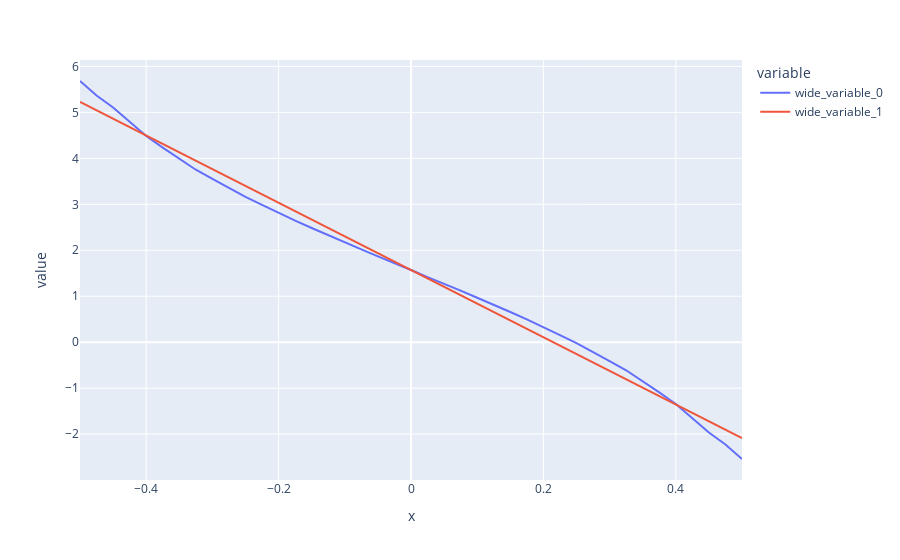
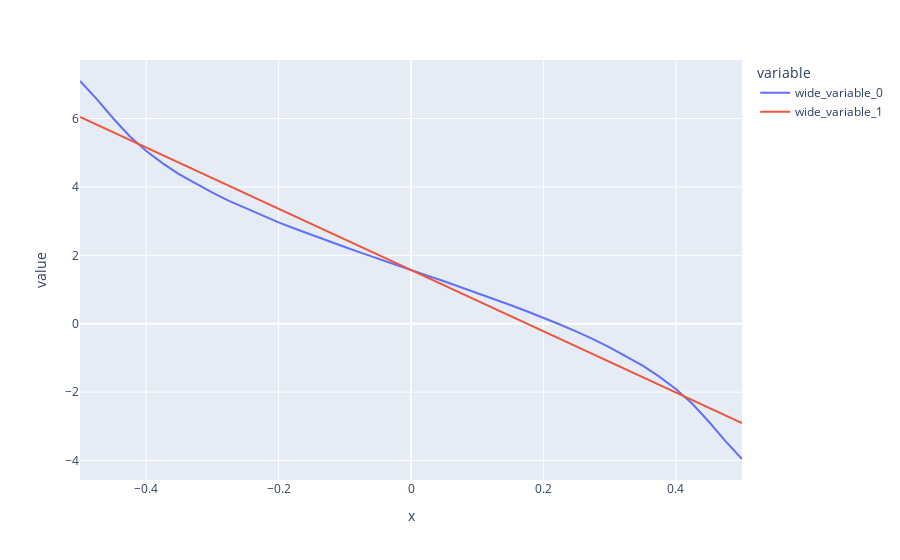

Write notebook code for charts like these, in order.
### Markdown cell above
# Finding the best refocusing setting

### Code cell
pos2 = df_analysis.loc[df_analysis['slice_status']=='in']['Position (mm)']
phase2 = df_analysis.loc[df_analysis['slice_status']=='in']['Phase (rad)']
p2=np.polyfit(pos2,phase2,1)
fig_p = px.line(x=pos2, y=[phase2, p2[0]*np.array(pos2)+p2[1]])
fig_p.show()

phf_s_oc=-p2[0]/(gamma*g_init*1e-3)
print('phase factor oc', phf_s_oc/global_parameters.T_s)


pos = df_slr.loc[df_slr['slice_status']=='in']['Position (mm)']
phase = df_slr.loc[df_slr['slice_status']=='in']['Phase (rad)']

#print(phase)
p=np.polyfit(pos,phase,1)
fig_p = px.line(x=pos, y=[phase, p[0]*np.array(pos)+p[1]])
fig_p.show()

phf_s=-p[0]/(gamma*g_init*1e-3)
print('phase factor slr', phf_s/global_parameters.T_s)

name='pulse_min_peak_T2_inf_signal_in_TBP_'+str(TBP)+'_refoc_f_'+str(round(phf_s_oc/global_parameters.T_s,3))+'_OC'
Bruker.exportBruker(optimized_control_fields,TBP,round(phf_s_oc/global_parameters.T_s,3),gamma,'exc',sol_folder,name)
Analysis.disp_rfAnalysis(optimized_control_fields,global_parameters,sol_folder,name)

### Figure 1 — Plotly figure (JSON) as saved in the notebook; plotly's stock layout.template omitted (floating-point values rounded to 4 significant figures)
{"data": [{"hovertemplate": "variable=wide_variable_0<br>x=%{x}<br>value=%{y}<extra></extra>", "legendgroup": "wide_variable_0", "line": {"color": "#636efa", "dash": "solid"}, "marker": {"symbol": "circle"}, "mode": "lines", "name": "wide_variable_0", "orientation": "v", "showlegend": true, "type": "scatter", "x": [-0.5, -0.475, -0.45, -0.425, -0.4, -0.375, -0.35, -0.325, -0.3, -0.275, -0.25, -0.225, -0.2, -0.175, -0.15, -0.125, -0.1, -0.075, -0.05, -0.025, 0, 0.025, 0.05, 0.075, 0.1, 0.125, 0.15, 0.175, 0.2, 0.225, 0.25, 0.275, 0.3, 0.325, 0.35, 0.375, 0.4, 0.425, 0.45, 0.475, 0.5], "xaxis": "x", "y": [5.682, 5.368, 5.107, 4.787, 4.484, 4.234, 3.985, 3.752, 3.551, 3.35, 3.16, 2.986, 2.81, 2.645, 2.485, 2.325, 2.175, 2.02, 1.866, 1.724, 1.571, 1.418, 1.275, 1.121, 0.9664, 0.8167, 0.6567, 0.4966, 0.3314, 0.1559, -0.01871, -0.2086, -0.4093, -0.6108, -0.8438, -1.093, -1.343, -1.646, -1.965, -2.226, -2.541], "yaxis": "y"}, {"hovertemplate": "variable=wide_variable_1<br>x=%{x}<br>value=%{y}<extra></extra>", "legendgroup": "wide_variable_1", "line": {"color": "#EF553B", "dash": "solid"}, "marker": {"symbol": "circle"}, "mode": "lines", "name": "wide_variable_1", "orientation": "v", "showlegend": true, "type": "scatter", "x": [-0.5, -0.475, -0.45, -0.425, -0.4, -0.375, -0.35, -0.325, -0.3, -0.275, -0.25, -0.225, -0.2, -0.175, -0.15, -0.125, -0.1, -0.075, -0.05, -0.025, 0, 0.025, 0.05, 0.075, 0.1, 0.125, 0.15, 0.175, 0.2, 0.225, 0.25, 0.275, 0.3, 0.325, 0.35, 0.375, 0.4, 0.425, 0.45, 0.475, 0.5], "xaxis": "x", "y": [5.227, 5.044, 4.861, 4.678, 4.495, 4.313, 4.13, 3.947, 3.764, 3.581, 3.399, 3.216, 3.033, 2.85, 2.668, 2.485, 2.302, 2.119, 1.936, 1.754, 1.571, 1.388, 1.205, 1.022, 0.8396, 0.6568, 0.4741, 0.2913, 0.1085, -0.07431, -0.2571, -0.4399, -0.6227, -0.8055, -0.9883, -1.171, -1.354, -1.537, -1.719, -1.902, -2.085], "yaxis": "y"}], "layout": {"legend": {"title": {"text": "variable"}, "tracegroupgap": 0}, "margin": {"t": 60}, "xaxis": {"anchor": "y", "domain": [0, 1], "title": {"text": "x"}}, "yaxis": {"anchor": "x", "domain": [0, 1], "title": {"text": "value"}}}}

### Figure 2 — Plotly figure (JSON) as saved in the notebook; plotly's stock layout.template omitted (floating-point values rounded to 4 significant figures)
{"data": [{"hovertemplate": "variable=wide_variable_0<br>x=%{x}<br>value=%{y}<extra></extra>", "legendgroup": "wide_variable_0", "line": {"color": "#636efa", "dash": "solid"}, "marker": {"symbol": "circle"}, "mode": "lines", "name": "wide_variable_0", "orientation": "v", "showlegend": true, "type": "scatter", "x": [-0.5, -0.475, -0.45, -0.425, -0.4, -0.375, -0.35, -0.325, -0.3, -0.275, -0.25, -0.225, -0.2, -0.175, -0.15, -0.125, -0.1, -0.075, -0.05, -0.025, 0, 0.025, 0.05, 0.075, 0.1, 0.125, 0.15, 0.175, 0.2, 0.225, 0.25, 0.275, 0.3, 0.325, 0.35, 0.375, 0.4, 0.425, 0.45, 0.475, 0.5], "xaxis": "x", "y": [7.097, 6.573, 6.007, 5.481, 5.051, 4.687, 4.365, 4.086, 3.83, 3.59, 3.373, 3.165, 2.963, 2.778, 2.593, 2.412, 2.244, 2.071, 1.9, 1.739, 1.571, 1.402, 1.242, 1.07, 0.8976, 0.7296, 0.5481, 0.3636, 0.1789, -0.023, -0.2317, -0.4479, -0.6886, -0.9448, -1.223, -1.546, -1.909, -2.34, -2.866, -3.431, -3.956], "yaxis": "y"}, {"hovertemplate": "variable=wide_variable_1<br>x=%{x}<br>value=%{y}<extra></extra>", "legendgroup": "wide_variable_1", "line": {"color": "#EF553B", "dash": "solid"}, "marker": {"symbol": "circle"}, "mode": "lines", "name": "wide_variable_1", "orientation": "v", "showlegend": true, "type": "scatter", "x": [-0.5, -0.475, -0.45, -0.425, -0.4, -0.375, -0.35, -0.325, -0.3, -0.275, -0.25, -0.225, -0.2, -0.175, -0.15, -0.125, -0.1, -0.075, -0.05, -0.025, 0, 0.025, 0.05, 0.075, 0.1, 0.125, 0.15, 0.175, 0.2, 0.225, 0.25, 0.275, 0.3, 0.325, 0.35, 0.375, 0.4, 0.425, 0.45, 0.475, 0.5], "xaxis": "x", "y": [6.05, 5.826, 5.602, 5.378, 5.154, 4.93, 4.706, 4.482, 4.258, 4.034, 3.81, 3.586, 3.363, 3.139, 2.915, 2.691, 2.467, 2.243, 2.019, 1.795, 1.571, 1.347, 1.123, 0.8989, 0.6749, 0.451, 0.227, 0.003031, -0.2209, -0.4449, -0.6689, -0.8928, -1.117, -1.341, -1.565, -1.789, -2.013, -2.237, -2.461, -2.685, -2.909], "yaxis": "y"}], "layout": {"legend": {"title": {"text": "variable"}, "tracegroupgap": 0}, "margin": {"t": 60}, "xaxis": {"anchor": "y", "domain": [0, 1], "title": {"text": "x"}}, "yaxis": {"anchor": "x", "domain": [0, 1], "title": {"text": "value"}}}}
